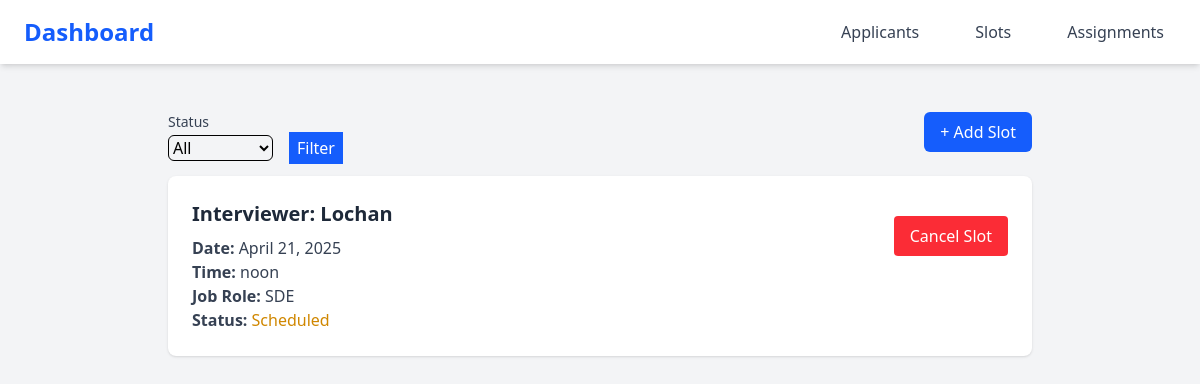
Before: /slots with the older database file.
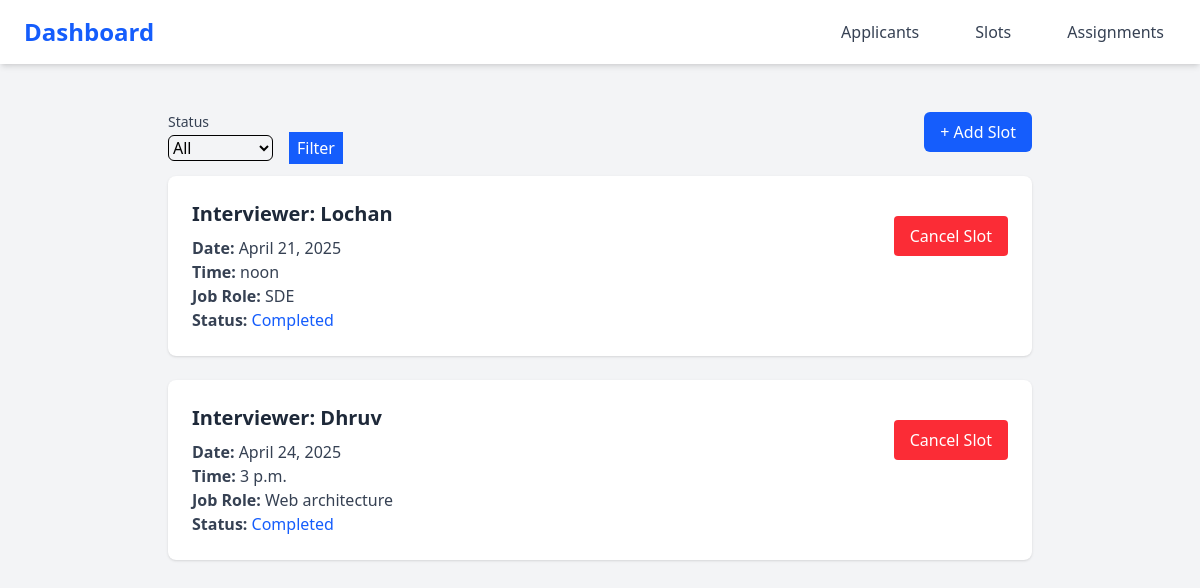
After: the same page with the newer database file.
### Interview_Scheduler_app/models.py (models this page shows)
class InterviewSlot(models.Model):
    status_choices = [
        ("available","Available"),
        ("scheduled","Scheduled"),
        ("completed","Completed"),
        ("cancelled","Cancelled")
    ]
    date=models.DateField()
    time=models.TimeField()
    interviewer_name=models.CharField(max_length=100)
    job_role=models.CharField(max_length=100)
    status=models.CharField(max_length=20,choices=status_choices,default="available")

### Interview_Scheduler_app/views.py (the view)
# urls.py: path('slots',views.slots,name='slots'),
def slots(request):
    interviews_slots=InterviewSlot.objects.all()
    return render(request,'slots.html',{"interviews_slots":interviews_slots})

### templates/slots.html (shortened to what this page needs)
{% load static tailwind_tags %}
<!DOCTYPE html>
<html lang="en">
<head>
    {% tailwind_css %}
</head>
<body class="bg-gray-100 min-h-screen">
    <div class="mb-6">
        {% include 'templates/navbar.html' %}
    </div>
    <div class="max-w-4xl mx-auto px-4 py-6">
        <div class="flex flex-row justify-between">
            <div>
                <label for="date" class="block text-sm font-medium text-gray-700">Status</label>
                <form method="GET" action="{% url 'filtur_status' %}" class="flex flex-row gap-4 items-center">
                    <div>
                        <select name="status" id="" class="border border-gray-300-2 rounded-md">
                            <option value="" selected>All</option>
                        </select>
                    </div>
                    <div>
                        <button type="submit"
                                class="bg-blue-600 text-white px-2 py-1 c hover:bg-blue-700 transition">
                            Filter
                        </button>
                    </div>
                </form>
            </div>
            <div class="flex justify-end mb-6">
                <a href="{% url 'add_slot' %}"
                class="bg-blue-600 text-white px-4 py-2 rounded-md hover:bg-blue-700 transition">
                    + Add Slot
                </a>
            </div>
        </div>
        <div class="space-y-6">
            {% for slot in interviews_slots %}
            <div class="bg-white shadow rounded-lg p-6 flex flex-row justify-between">
                <div>
                    <h2 class="text-xl font-semibold text-gray-800 mb-2">
                        Interviewer: {{ slot.interviewer_name }}
                    </h2>
                    <p class="text-gray-700"><strong>Date:</strong> {{ slot.date }}</p>
                    <p class="text-gray-700"><strong>Time:</strong> {{ slot.time }}</p>
                    <p class="text-gray-700"><strong>Job Role:</strong> {{ slot.job_role }}</p>
                    <p class="text-gray-700"><strong>Status:</strong>
                        <span class="
                            {% if slot.status == 'available' %}text-green-600
                            {% elif slot.status == 'scheduled' %}text-yellow-600
                            {% elif slot.status == 'completed' %}text-blue-600
                            {% elif slot.status == 'cancelled' %}text-red-600
                            {% endif %}
                        font-medium">
                            {{ slot.status|title }}
                        </span>
                    </p>
                </div>
                <div>
                    {% if slot.id %}
                    <form method="POST" action="{% url 'cancel_slot' slot_id=slot.id %}" class="mt-4">
                        {% if slot.status != 'cancelled' %}
                        <button type="submit"
                        class="bg-red-500 text-white px-4 py-2 rounded hover:bg-red-600 transition">
                        Cancel Slot
                    </button>
                    {% endif %}
                </div>
            </div>
            {% endif %}
            {% empty %}
            <p class="text-center text-gray-500">No interview slots found.</p>
            {% endfor %}
        </div>
    </div>
</body>
</html>

Changed rows visible on the page:
changed InterviewSlot "Lochan": status "Scheduled" → "Completed"
added InterviewSlot: interviewer_name "Dhruv", date "April 24, 2025", time "3 p.m.", job_role "Web architecture", status "Completed", shows "Cancel Slot"
